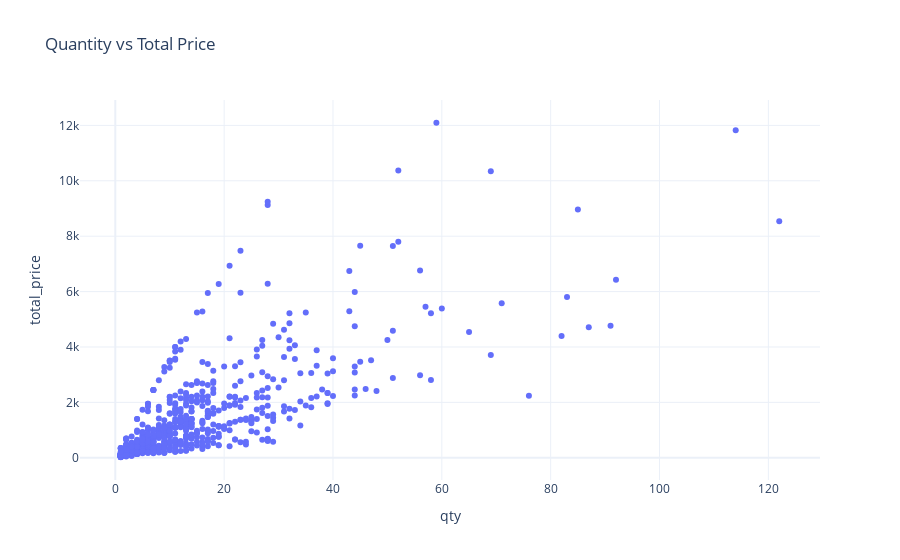

Here is the notebook cell this chart was saved with:
### Code cell
fig = px.scatter(df,
                 x='qty',
                 y='total_price',
                #  trendline='ols',
                 title='Quantity vs Total Price')
fig.show()

### Figure 1 — Plotly figure (JSON) as saved in the notebook; plotly's stock layout.template omitted (floating-point values rounded to 4 significant figures; data arrays with more than 128 entries replaced by an {"elided": "..."} marker saying what was removed)
{"data": [{"hovertemplate": "qty=%{x}<br>total_price=%{y}<extra></extra>", "legendgroup": "", "marker": {"color": "#636efa", "symbol": "circle"}, "mode": "markers", "name": "", "orientation": "v", "showlegend": false, "type": "scatter", "x": {"elided": "676 int values"}, "xaxis": "x", "y": {"elided": "676 float values"}, "yaxis": "y"}], "layout": {"legend": {"tracegroupgap": 0}, "title": {"text": "Quantity vs Total Price"}, "xaxis": {"anchor": "y", "domain": [0, 1], "title": {"text": "qty"}}, "yaxis": {"anchor": "x", "domain": [0, 1], "title": {"text": "total_price"}}}}
